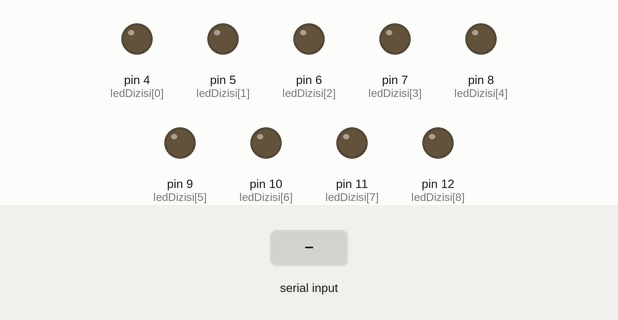
Simulated run of this sketch. Board: Arduino Uno, built with avr-gcc and run on an emulated ATmega328P. Shown: output pins drawn as LEDs (lit = HIGH). Inputs (shaded band) come from the test bench.

Above: at 1.2 s.
1.3 s: "1" received over Serial
At 2.1 s:
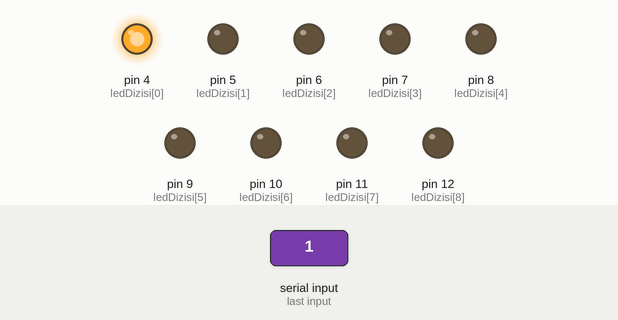
2.8 s: "2" received over Serial
At 3.3 s:
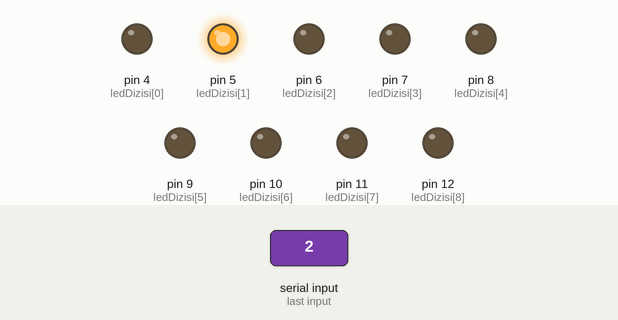
4.3 s: "3" received over Serial
At 5.5 s:
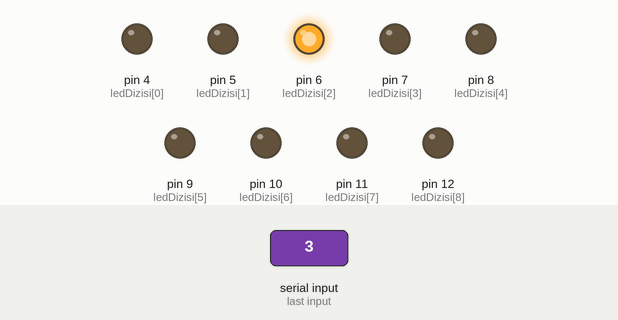
5.8 s: "4" received over Serial
At 6.7 s:
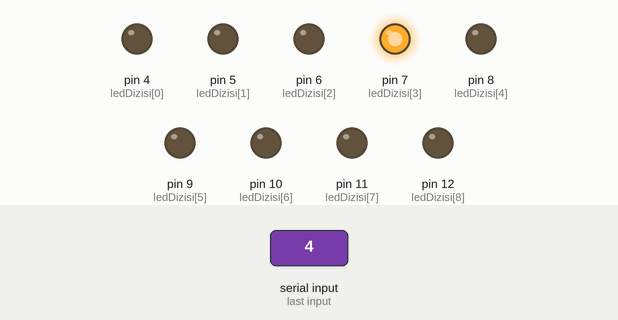
7.3 s: "5" received over Serial
At 7.9 s:
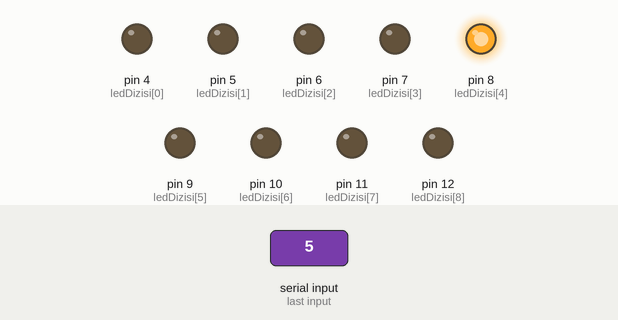
8.8 s: "6" received over Serial
At 10.2 s:
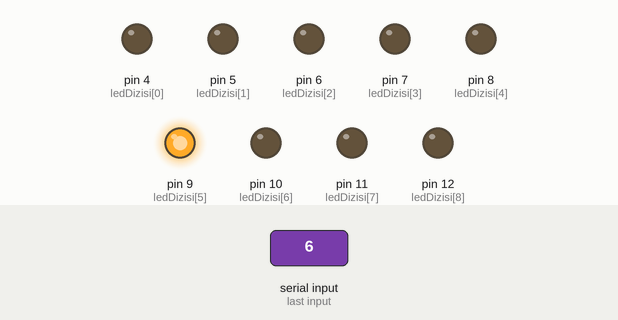
Timing chart, 0 to 11.3 s (numbered marks = the images above; inputs shaded):
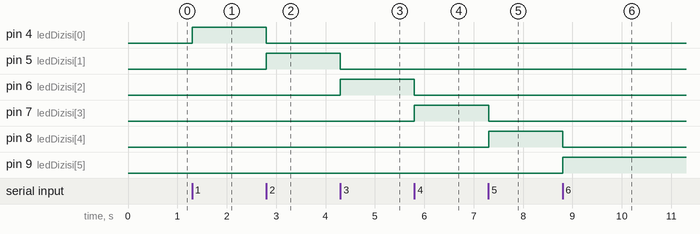

Measured:
- after the input at 1.3 s, pin 4 (ledDizisi[0]): LOW → HIGH at once
- after the input at 2.8 s, pin 4 (ledDizisi[0]): HIGH → LOW at once; pin 5 (ledDizisi[1]): LOW → HIGH at once
- after the input at 4.3 s, pin 5 (ledDizisi[1]): HIGH → LOW at once; pin 6 (ledDizisi[2]): LOW → HIGH at once
- after the input at 5.8 s, pin 6 (ledDizisi[2]): HIGH → LOW at once; pin 7 (ledDizisi[3]): LOW → HIGH at once
- after the input at 7.3 s, pin 7 (ledDizisi[3]): HIGH → LOW at once; pin 8 (ledDizisi[4]): LOW → HIGH at once
- after the input at 8.8 s, pin 8 (ledDizisi[4]): HIGH → LOW at once; pin 9 (ledDizisi[5]): LOW → HIGH at once

The sketch:

ASV_ledMatrisi.ino
```cpp
/*
 * Geliştirici: Onur Mert ANARAT | 2013010812004
 * e-mail: anrtonurmert@gmail.com
 * GitHub: github.com/anrtonurmert
 * Üniversite: Karabük Üniversitesi
 * Fakülte: Teknoloji Fakültesi
 * Bölüm: Mekatronik Mühendisliği
 * Dip not: "Görüntü İşleme" dersi için dönem sonu proje ödevi olarak yapılmıştır.
*/
const int ledDizisi[9]={4,5,6,7,8,9,10,11,12};
int data;

void setup()
{
    Serial.begin(9600);
    for(int i=0; i<9;i++)
    {
      pinMode(ledDizisi[i], OUTPUT);
    }
}

void loop()
{
    data= Serial.read();
    if(data=='1')
    {
      digitalWrite(4, HIGH);
      digitalWrite(5, LOW);
      digitalWrite(6, LOW);
      digitalWrite(7, LOW);
      digitalWrite(8, LOW);
      digitalWrite(9, LOW);
      digitalWrite(10, LOW);
      digitalWrite(11, LOW);
      digitalWrite(12, LOW);
    }
    else if(data=='2')
    {
      digitalWrite(4, LOW);
      digitalWrite(5, HIGH);
      digitalWrite(6, LOW);
      digitalWrite(7, LOW);
      digitalWrite(8, LOW);
      digitalWrite(9, LOW);
      digitalWrite(10, LOW);
      digitalWrite(11, LOW);
      digitalWrite(12, LOW);
    }
     else if(data=='3')
    {
      digitalWrite(4, LOW);
      digitalWrite(5, LOW);
      digitalWrite(6, HIGH);
      digitalWrite(7, LOW);
      digitalWrite(8, LOW);
      digitalWrite(9, LOW);
      digitalWrite(10, LOW);
      digitalWrite(11, LOW);
      digitalWrite(12, LOW);
    }
     else if(data=='4')
    {
      digitalWrite(4, LOW);
      digitalWrite(5, LOW);
      digitalWrite(6, LOW);
      digitalWrite(7, HIGH);
      digitalWrite(8, LOW);
      digitalWrite(9, LOW);
      digitalWrite(10, LOW);
      digitalWrite(11, LOW);
      digitalWrite(12, LOW);
    }
     else if(data=='5')
    {
      digitalWrite(4, LOW);
      digitalWrite(5, LOW);
      digitalWrite(6, LOW);
      digitalWrite(7, LOW);
      digitalWrite(8, HIGH);
      digitalWrite(9, LOW);
      digitalWrite(10, LOW);
      digitalWrite(11, LOW);
      digitalWrite(12, LOW);
    }
     else if(data=='6')
    {
      digitalWrite(4, LOW);
      digitalWrite(5, LOW);
      digitalWrite(6, LOW);
      digitalWrite(7, LOW);
      digitalWrite(8, LOW);
      digitalWrite(9, HIGH);
      digitalWrite(10, LOW);
      digitalWrite(11, LOW);
      digitalWrite(12, LOW);
    }
     else if(data=='7')
    {
      digitalWrite(4, LOW);
      digitalWrite(5, LOW);
      digitalWrite(6, LOW);
      digitalWrite(7, LOW);
      digitalWrite(8, LOW);
      digitalWrite(9, LOW);
      digitalWrite(10, HIGH);
      digitalWrite(11, LOW);
      digitalWrite(12, LOW);
    }
     else if(data=='8')
    {
      digitalWrite(4, LOW);
      digitalWrite(5, LOW);
      digitalWrite(6, LOW);
      digitalWrite(7, LOW);
      digitalWrite(8, LOW);
      digitalWrite(9, LOW);
      digitalWrite(10, LOW);
      digitalWrite(11, HIGH);
      digitalWrite(12, LOW);
    }
     else if(data=='9')
    {
      digitalWrite(4, LOW);
      digitalWrite(5, LOW);
      digitalWrite(6, LOW);
      digitalWrite(7, LOW);
      digitalWrite(8, LOW);
      digitalWrite(9, LOW);
      digitalWrite(10, LOW);
      digitalWrite(11, LOW);
      digitalWrite(12, HIGH);
    }
}
```
